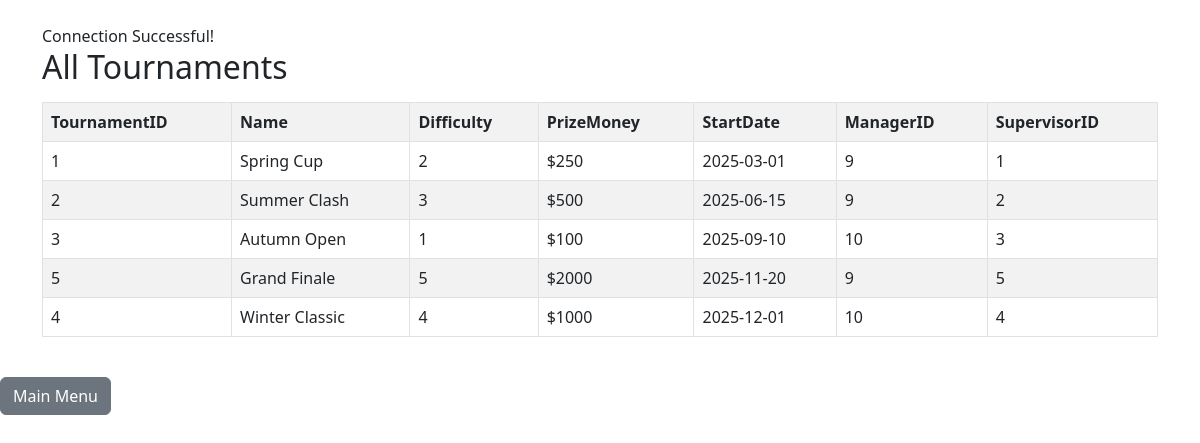
/queries/display_tournaments.php, run on an earlier commit of the app's database.
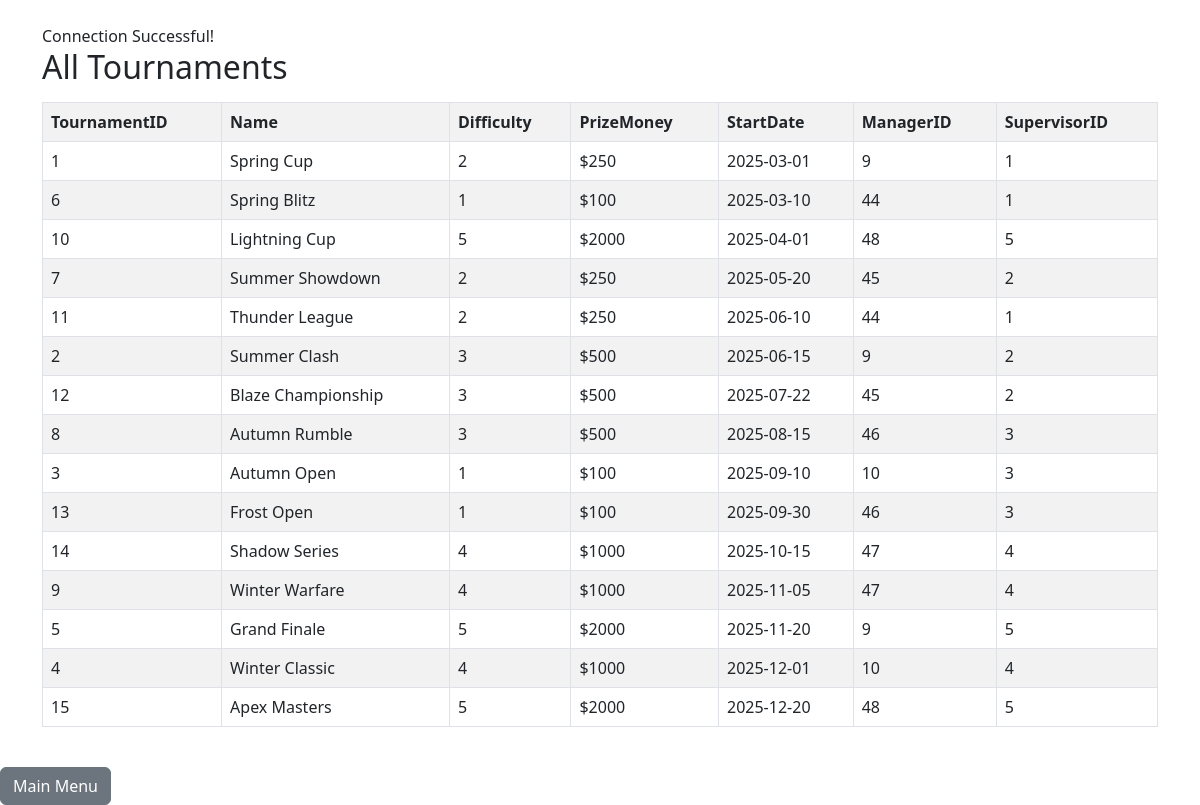
And on a later commit of the database.
### tables this page shows
CREATE TABLE Tournament_Managed (
    TournamentID INT PRIMARY KEY,
    Name VARCHAR(50) UNIQUE NOT NULL,
    Difficulty INT,
    StartDate DATE,
    ManagerID INT NOT NULL,
    SupervisorID INT NOT NULL,
    FOREIGN KEY (Difficulty) REFERENCES PrizeMoney(Difficulty)
        ON DELETE SET NULL
        ON UPDATE CASCADE,
    FOREIGN KEY (SupervisorID) REFERENCES Admin(AdminID)
        ON UPDATE CASCADE,
    FOREIGN KEY (ManagerID) REFERENCES TournamentManager(ManagerID)
        ON UPDATE CASCADE
);

CREATE TABLE PrizeMoney (
    Difficulty INT PRIMARY KEY,
    PrizeMoney INT DEFAULT 0
);

### queries/display_tournaments.php (the view, shortened to what this page needs)
<?php
$servername = "localhost";
$username   = "root";
$password   = "";
$database   = "tictactoe";
$conn = new mysqli($servername, $username, $password, $database);
if ($conn->connect_error) {
	die("Connection failed: " . $conn->connect_error);
} else {
	echo "<link rel='stylesheet' href='https://cdn.jsdelivr.net/npm/bootstrap@5.3.0/dist/css/bootstrap.min.css'>";
	echo "<div class='container mt-4'>";
	echo "Connection Successful! <br>";
}
$query = "SELECT tm.TournamentID, tm.Name, tm.Difficulty, pm.PrizeMoney, tm.StartDate, tm.ManagerID, tm.SupervisorID
          FROM Tournament_Managed tm
          JOIN PrizeMoney pm ON tm.Difficulty = pm.Difficulty
          ORDER BY tm.StartDate";
$result = $conn->query($query);
echo "<h2>All Tournaments</h2>";
if ($result->num_rows > 0) {
	echo "<table class='table table-bordered table-striped mt-3'>";
	echo "<tr><th>TournamentID</th><th>Name</th><th>Difficulty</th><th>PrizeMoney</th><th>StartDate</th><th>ManagerID</th><th>SupervisorID</th></tr>";
	while ($row = $result->fetch_assoc()) {
		echo "<tr>
			<td>" . $row["TournamentID"] . "</td>
			<td>" . $row["Name"] . "</td>
			<td>" . $row["Difficulty"] . "</td>
			<td>$" . $row["PrizeMoney"] . "</td>
			<td>" . $row["StartDate"] . "</td>
			<td>" . $row["ManagerID"] . "</td>
			<td>" . $row["SupervisorID"] . "</td>
		</tr>";
	}
	echo "</table>";
} else {
	echo "No tournaments found.";
}
echo "</div><br><a class='btn btn-secondary' href='../index.php'>Main Menu</a>";
?>

What changed in the data, as far as the page shows it:
added tournament_managed: TournamentID "6", Name "Spring Blitz", Difficulty "1", Difficulty.PrizeMoney "100", StartDate "2025-03-10", ManagerID "44", SupervisorID "1"
added tournament_managed: TournamentID "10", Name "Lightning Cup", Difficulty "5", Difficulty.PrizeMoney "2000", StartDate "2025-04-01", ManagerID "48", SupervisorID "5"
added tournament_managed: TournamentID "7", Name "Summer Showdown", Difficulty "2", Difficulty.PrizeMoney "250", StartDate "2025-05-20", ManagerID "45", SupervisorID "2"
added tournament_managed: TournamentID "11", Name "Thunder League", Difficulty "2", Difficulty.PrizeMoney "250", StartDate "2025-06-10", ManagerID "44", SupervisorID "1"
added tournament_managed: TournamentID "12", Name "Blaze Championship", Difficulty "3", Difficulty.PrizeMoney "500", StartDate "2025-07-22", ManagerID "45", SupervisorID "2"
added tournament_managed: TournamentID "8", Name "Autumn Rumble", Difficulty "3", Difficulty.PrizeMoney "500", StartDate "2025-08-15", ManagerID "46", SupervisorID "3"
added tournament_managed: TournamentID "13", Name "Frost Open", Difficulty "1", Difficulty.PrizeMoney "100", StartDate "2025-09-30", ManagerID "46", SupervisorID "3"
added tournament_managed: TournamentID "14", Name "Shadow Series", Difficulty "4", Difficulty.PrizeMoney "1000", StartDate "2025-10-15", ManagerID "47", SupervisorID "4"
added tournament_managed: TournamentID "9", Name "Winter Warfare", Difficulty "4", Difficulty.PrizeMoney "1000", StartDate "2025-11-05", ManagerID "47", SupervisorID "4"
added tournament_managed: TournamentID "15", Name "Apex Masters", Difficulty "5", Difficulty.PrizeMoney "2000", StartDate "2025-12-20", ManagerID "48", SupervisorID "5"
